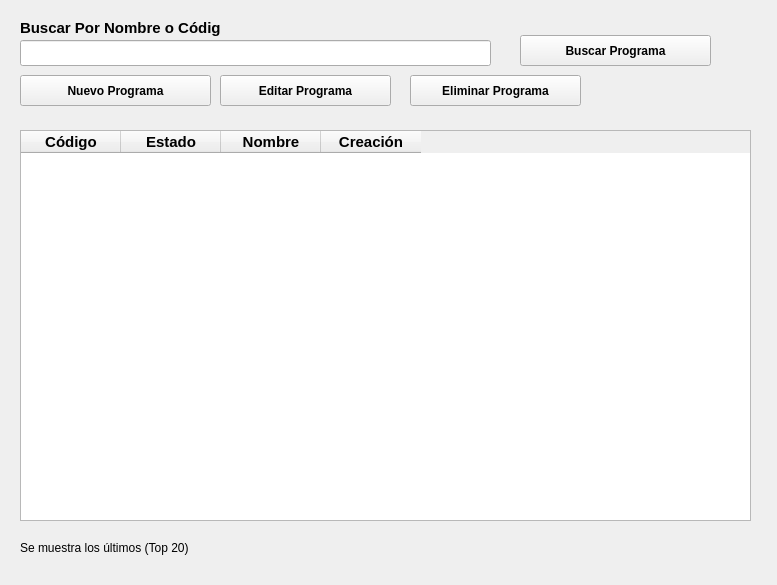
<?xml version="1.0" encoding="UTF-8"?>
<ui version="4.0">
 <class>Form</class>
 <widget class="QWidget" name="Form">
  <property name="geometry">
   <rect>
    <x>0</x>
    <y>0</y>
    <width>777</width>
    <height>585</height>
   </rect>
  </property>
  <property name="windowTitle">
   <string>Form</string>
  </property>
  <widget class="QLabel" name="label">
   <property name="geometry">
    <rect>
     <x>20</x>
     <y>20</y>
     <width>201</width>
     <height>16</height>
    </rect>
   </property>
   <property name="font">
    <font>
     <pointsize>11</pointsize>
     <bold>true</bold>
    </font>
   </property>
   <property name="text">
    <string>Buscar Por Nombre o Código</string>
   </property>
  </widget>
  <widget class="QLineEdit" name="txt_buscar">
   <property name="geometry">
    <rect>
     <x>20</x>
     <y>40</y>
     <width>471</width>
     <height>26</height>
    </rect>
   </property>
  </widget>
  <widget class="QPushButton" name="btn_buscar">
   <property name="geometry">
    <rect>
     <x>520</x>
     <y>35</y>
     <width>191</width>
     <height>31</height>
    </rect>
   </property>
   <property name="font">
    <font>
     <bold>true</bold>
    </font>
   </property>
   <property name="text">
    <string>Buscar Programa</string>
   </property>
  </widget>
  <widget class="QPushButton" name="btn_nuevo">
   <property name="geometry">
    <rect>
     <x>20</x>
     <y>75</y>
     <width>191</width>
     <height>31</height>
    </rect>
   </property>
   <property name="font">
    <font>
     <bold>true</bold>
    </font>
   </property>
   <property name="text">
    <string>Nuevo Programa</string>
   </property>
  </widget>
  <widget class="QPushButton" name="btn_editar">
   <property name="geometry">
    <rect>
     <x>220</x>
     <y>75</y>
     <width>171</width>
     <height>31</height>
    </rect>
   </property>
   <property name="font">
    <font>
     <bold>true</bold>
    </font>
   </property>
   <property name="text">
    <string>Editar Programa</string>
   </property>
  </widget>
  <widget class="QPushButton" name="btn_eliminar">
   <property name="geometry">
    <rect>
     <x>410</x>
     <y>75</y>
     <width>171</width>
     <height>31</height>
    </rect>
   </property>
   <property name="font">
    <font>
     <bold>true</bold>
    </font>
   </property>
   <property name="text">
    <string>Eliminar Programa</string>
   </property>
  </widget>
  <widget class="QTableWidget" name="tbl_programas">
   <property name="geometry">
    <rect>
     <x>20</x>
     <y>130</y>
     <width>731</width>
     <height>391</height>
    </rect>
   </property>
   <property name="font">
    <font>
     <pointsize>11</pointsize>
     <bold>true</bold>
    </font>
   </property>
   <property name="editTriggers">
    <set>QAbstractItemView::EditTrigger::NoEditTriggers</set>
   </property>
   <property name="selectionBehavior">
    <enum>QAbstractItemView::SelectionBehavior::SelectRows</enum>
   </property>
   <property name="sortingEnabled">
    <bool>true</bool>
   </property>
   <property name="columnCount">
    <number>4</number>
   </property>
   <column>
    <property name="text">
     <string>Código</string>
    </property>
   </column>
   <column>
    <property name="text">
     <string>Estado</string>
    </property>
   </column>
   <column>
    <property name="text">
     <string>Nombre</string>
    </property>
   </column>
   <column>
    <property name="text">
     <string>Creación</string>
    </property>
   </column>
  </widget>
  <widget class="QLabel" name="label_2">
   <property name="geometry">
    <rect>
     <x>20</x>
     <y>540</y>
     <width>321</width>
     <height>16</height>
    </rect>
   </property>
   <property name="text">
    <string>Se muestra los últimos (Top 20)</string>
   </property>
  </widget>
 </widget>
 <resources/>
 <connections/>
</ui>
